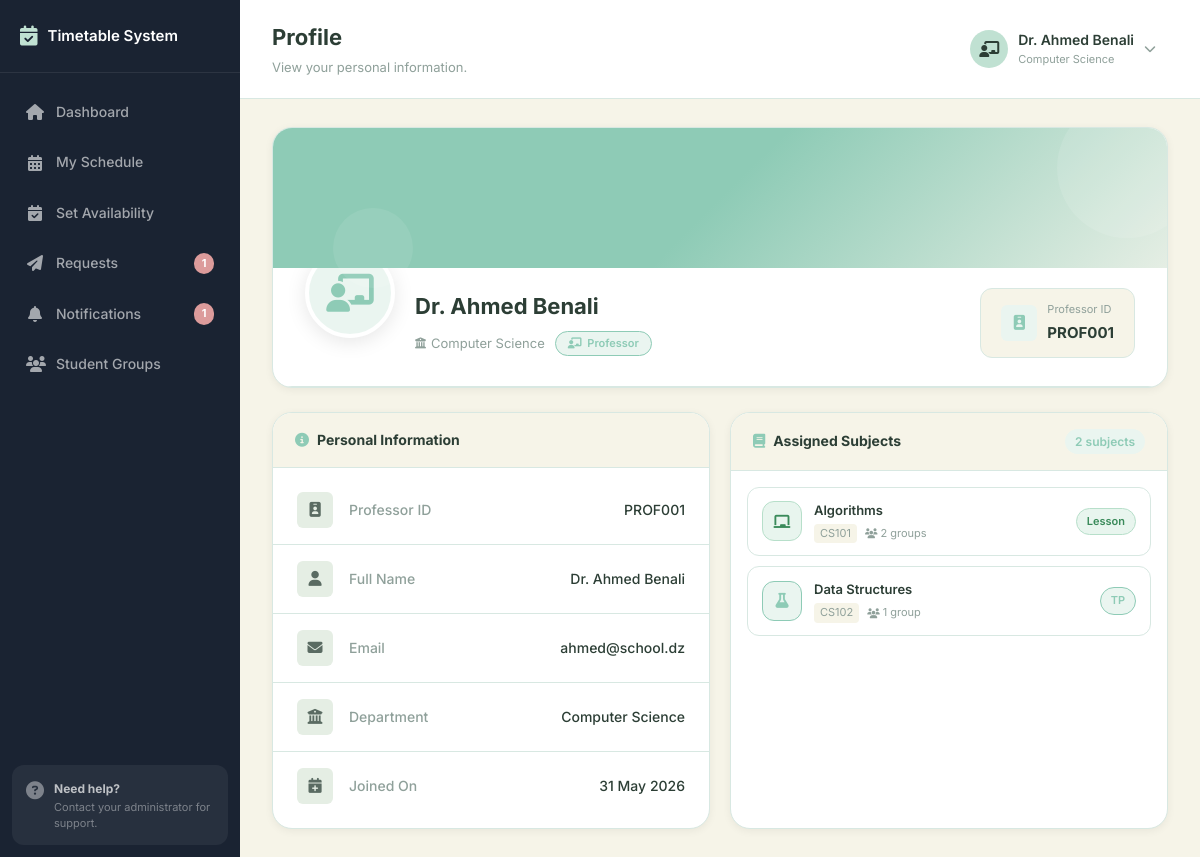
/pages/professor/profile.php (signed in), run on the app's committed database.
### tables this page shows
CREATE TABLE users (
    id            INT AUTO_INCREMENT PRIMARY KEY,
    reg_number    VARCHAR(50)  NOT NULL UNIQUE,
    name          VARCHAR(100) NOT NULL,
    email         VARCHAR(150) UNIQUE,
    password      VARCHAR(255) NOT NULL,
    role          ENUM('student','professor','admin') NOT NULL,
    department_id INT,
    is_active     TINYINT(1) DEFAULT 1,
    created_at    TIMESTAMP DEFAULT CURRENT_TIMESTAMP,
    FOREIGN KEY (department_id) REFERENCES departments(id)
        ON DELETE SET NULL
);

CREATE TABLE departments (
    id         INT AUTO_INCREMENT PRIMARY KEY,
    name       VARCHAR(100) NOT NULL,
    code       VARCHAR(20)  NOT NULL UNIQUE,
    created_at TIMESTAMP DEFAULT CURRENT_TIMESTAMP
);

### pages/professor/profile.php (the view, shortened to what the rows shown need)
<?php
require_once dirname(__DIR__, 2) . '/includes/auth.php';
require_once dirname(__DIR__, 2) . '/includes/db.php';
$user = currentUser();
$pageTitle    = 'Profile';
$stmt = $pdo->prepare("
    SELECT d.name as department
    FROM users u
    LEFT JOIN departments d ON u.department_id = d.id
    WHERE u.id = ?
");
$stmt->execute([$user['id']]);
$profInfo = $stmt->fetch();
$stmt = $pdo->prepare("
    SELECT u.*, d.name AS department_name
    FROM users u
    LEFT JOIN departments d ON u.department_id = d.id
    WHERE u.id = ?
    LIMIT 1
");
$stmt->execute([$user['id']]);
$profile = $stmt->fetch();
require_once dirname(__DIR__, 2) . '/includes/header.php';
?>
<div class="card" style="
    padding:0;
    overflow:hidden;
    margin-bottom:24px;">
    <div style="
        display:flex;
        align-items:center;
        justify-content:space-between;
        padding:20px 32px 28px;
        flex-wrap:wrap;
        gap:16px;
        border-bottom:1px solid var(--color-border);">
        <div style="
            display:flex;
            align-items:center;
            gap:20px;">
            <div>
                <h2 style="
                    font-size:22px;
                    font-weight:700;
                    color:var(--color-text-dark);
                    margin-bottom:6px;">
                    <?= htmlspecialchars($profile['name']) ?>
                </h2>
                <div style="
                    display:flex;
                    align-items:center;
                    gap:10px;
                    flex-wrap:wrap;">
                    <span style="
                        font-size:13px;
                        color:var(--color-text-light);
                        display:flex;
                        align-items:center;
                        gap:5px;">
                        <i class="fa-solid fa-building-columns"
                           style="font-size:11px;">
                        </i>
                        <?= htmlspecialchars(
                            $profile['department_name'] ?? 'N/A'
                        ) ?>
                    </span>
                    <span style="
                        padding:3px 12px;
                        background:var(--color-mint-light);
                        border:1px solid var(--color-mint-dark);
                        border-radius:20px;
                        font-size:11px;
                        font-weight:600;
                        color:var(--color-mint-dark);">
                        <i class="fa-solid fa-chalkboard-user"
                           style="margin-right:3px;">
                        </i>
                        Professor
                    </span>
                </div>
            </div>
        </div>
        <div style="
            display:flex;
            align-items:center;
            gap:10px;
            padding:12px 20px;
            background:var(--color-cream);
            border:1px solid var(--color-border);
            border-radius:var(--radius-md);">
            <div>
                <p style="
                    font-size:11px;
                    color:var(--color-text-light);
                    margin-bottom:2px;">
                    Professor ID
                </p>
                <p style="
                    font-size:15px;
                    font-weight:700;
                    color:var(--color-text-dark);">
                    <?= htmlspecialchars($profile['reg_number']) ?>
                </p>
            </div>
        </div>
    </div>
</div>
<div style="display:grid;
            grid-template-columns:1fr 1fr;
            gap:20px;">
    <div class="card" style="padding:0; overflow:hidden;">
        <div class="info-list">
            <div class="info-row">
                <div class="info-icon">
                    <i class="fa-solid fa-id-badge"></i>
                </div>
                <span class="info-label">Professor ID</span>
                <span class="info-value">
                    <?= htmlspecialchars($profile['reg_number']) ?>
                </span>
            </div>
            <div class="info-row">
                <div class="info-icon">
                    <i class="fa-solid fa-user"></i>
                </div>
                <span class="info-label">Full Name</span>
                <span class="info-value">
                    <?= htmlspecialchars($profile['name']) ?>
                </span>
            </div>
            <div class="info-row">
                <div class="info-icon">
                    <i class="fa-solid fa-envelope"></i>
                </div>
                <span class="info-label">Email</span>
                <span class="info-value">
                    <?= htmlspecialchars($profile['email'] ?? 'N/A') ?>
                </span>
            </div>
            <div class="info-row">
                <div class="info-icon">
                    <i class="fa-solid fa-building-columns"></i>
                </div>
                <span class="info-label">Department</span>
                <span class="info-value">
                    <?= htmlspecialchars(
                        $profile['department_name'] ?? 'N/A'
                    ) ?>
                </span>
            </div>
            <div class="info-row">
                <div class="info-icon">
                    <i class="fa-solid fa-calendar-plus"></i>
                </div>
                <span class="info-label">Joined On</span>
                <span class="info-value">
                    <?= date('d F Y',
                        strtotime($profile['created_at'])
                    ) ?>
                </span>
            </div>
        </div>
    </div>
</div>
<?php
require_once dirname(__DIR__, 2) . '/includes/footer.php';
?>

### includes/header.php (shortened to what the rows shown need)
<!DOCTYPE html>
<html lang="en">
<head>
    <link rel="stylesheet"
          href="https://cdnjs.cloudflare.com/ajax/libs/font-awesome/6.5.0/css/all.min.css">
    <link rel="stylesheet" href="/TimeTable/assets/css/global.css?v=<?= time() ?>">
    <link rel="stylesheet" href="/TimeTable/assets/css/dashboard.css?v=<?= time() ?>">
</head>
<body>
<div class="layout">
    <div class="main-wrapper">
        <header class="topbar">
            <div class="topbar-left">
                <h1 class="page-heading">
                    <?= $pageTitle ?? 'Dashboard' ?>
                </h1>
            </div>
            <div class="topbar-right">
                <div class="user-dropdown-wrapper">
                    <div class="user-info" onclick="toggleDropdown()">
                        <div class="user-details">
                            <span class="user-name">
                                <?= htmlspecialchars($user['name'] ?? '') ?>
                            </span>
                            <span class="user-role">
                                <?php if ($user['role'] === 'student'): ?>
                                    <?= htmlspecialchars($studentGroup['level']      ?? '') ?>
                                    <?= htmlspecialchars($studentGroup['department'] ?? 'Student') ?>
                                <?php elseif ($user['role'] === 'professor'): ?>
                                    <?= htmlspecialchars($profInfo['department'] ?? 'Professor') ?>
                                <?php else: ?>
                                    Administrator
                                <?php endif; ?>
                            </span>
                        </div>
                    </div>
                </div>
            </div>
        </header>
        <main class="main-content">

### data on the page
users: name "Dr. Ahmed Benali", department.name "Computer Science", reg_number "PROF001", email "ahmed@school.dz", created_at "31 May 2026"
departments: name "Computer Science"

### other printed values
$pendingRequests "1"
$unreadCount "1"
$pageTitle "Profile"
$pageSubtitle "View your personal information."
count($assignedSubjects) "2"
$sub['subject_name'] "Algorithms"
$sub['subject_code'] "CS101"
$sub['group_count'] "2"
$badge['label'] "Lesson"
$sub['subject_name'] "Data Structures"
$sub['subject_code'] "CS102"
$sub['group_count'] "1"
$badge['label'] "TP"
